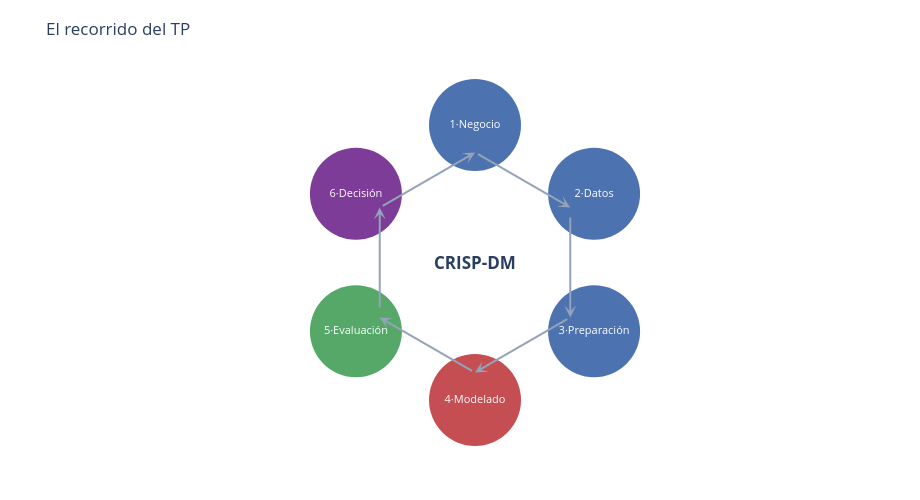

The notebook cell saved with this chart:
### Markdown cell above
## 1 · El camino (CRISP-DM)

Seis fases; la decisión es la última. Pasá el mouse por cada una.

### Code cell
fases=['1·Negocio','2·Datos','3·Preparación','4·Modelado','5·Evaluación','6·Decisión']
mapa=['¿a quién apuntar?','¿confío en los datos?','error vs señal','¿cuántos grupos?','¿quién es cada uno?','el cupón, ¿a quién?']
ang=np.linspace(90,90-360,6,endpoint=False)*np.pi/180; x,y=np.cos(ang),np.sin(ang)
fig=go.Figure()
for i in range(6):
    j=(i+1)%6
    fig.add_annotation(x=x[j]*0.8,y=y[j]*0.8,ax=x[i]*0.8,ay=y[i]*0.8,xref='x',yref='y',axref='x',ayref='y',showarrow=True,arrowhead=3,arrowwidth=2,arrowcolor='#94a3b8')
fig.add_trace(go.Scatter(x=x,y=y,mode='markers+text',text=fases,textposition='middle center',marker=dict(size=92,color=[AZUL,AZUL,AZUL,ROJO,VERDE,'#7d3c98']),textfont=dict(color='white',size=11),hovertext=mapa,hoverinfo='text'))
fig.add_annotation(x=0,y=0,text='<b>CRISP-DM</b>',showarrow=False,font=dict(size=17))
fig.update_layout(title='El recorrido del TP',showlegend=False,xaxis=dict(visible=False,range=[-1.45,1.45]),yaxis=dict(visible=False,range=[-1.4,1.4],scaleanchor='x'))
fijar(fig,500); fig.show()

### Figure 1 — Plotly figure (JSON) as saved in the notebook; plotly's stock layout.template omitted (floating-point values rounded to 4 significant figures)
{"data": [{"hoverinfo": "text", "hovertext": ["¿a quién apuntar?", "¿confío en los datos?", "error vs señal", "¿cuántos grupos?", "¿quién es cada uno?", "el cupón, ¿a quién?"], "marker": {"color": ["#4C72B0", "#4C72B0", "#4C72B0", "#C44E52", "#55A868", "#7d3c98"], "size": 92}, "mode": "markers+text", "text": ["1·Negocio", "2·Datos", "3·Preparación", "4·Modelado", "5·Evaluación", "6·Decisión"], "textfont": {"color": "white", "size": 11}, "textposition": "middle center", "type": "scatter", "x": [6.123e-17, 0.866, 0.866, 6.123e-17, -0.866, -0.866], "y": [1.0, 0.5, -0.5, -1.0, -0.5, 0.5]}], "layout": {"annotations": [{"arrowcolor": "#94a3b8", "arrowhead": 3, "arrowwidth": 2, "ax": 4.899e-17, "axref": "x", "ay": 0.8, "ayref": "y", "showarrow": true, "x": 0.6928, "xref": "x", "y": 0.4, "yref": "y"}, {"arrowcolor": "#94a3b8", "arrowhead": 3, "arrowwidth": 2, "ax": 0.6928, "axref": "x", "ay": 0.4, "ayref": "y", "showarrow": true, "x": 0.6928, "xref": "x", "y": -0.4, "yref": "y"}, {"arrowcolor": "#94a3b8", "arrowhead": 3, "arrowwidth": 2, "ax": 0.6928, "axref": "x", "ay": -0.4, "ayref": "y", "showarrow": true, "x": 4.899e-17, "xref": "x", "y": -0.8, "yref": "y"}, {"arrowcolor": "#94a3b8", "arrowhead": 3, "arrowwidth": 2, "ax": 4.899e-17, "axref": "x", "ay": -0.8, "ayref": "y", "showarrow": true, "x": -0.6928, "xref": "x", "y": -0.4, "yref": "y"}, {"arrowcolor": "#94a3b8", "arrowhead": 3, "arrowwidth": 2, "ax": -0.6928, "axref": "x", "ay": -0.4, "ayref": "y", "showarrow": true, "x": -0.6928, "xref": "x", "y": 0.4, "yref": "y"}, {"arrowcolor": "#94a3b8", "arrowhead": 3, "arrowwidth": 2, "ax": -0.6928, "axref": "x", "ay": 0.4, "ayref": "y", "showarrow": true, "x": 4.899e-17, "xref": "x", "y": 0.8, "yref": "y"}, {"font": {"size": 17}, "showarrow": false, "text": "<b>CRISP-DM</b>", "x": 0, "y": 0}], "autosize": false, "height": 500, "margin": {"b": 45, "l": 60, "r": 30, "t": 70}, "showlegend": false, "title": {"text": "El recorrido del TP"}, "width": 920, "xaxis": {"range": [-1.45, 1.45], "visible": false}, "yaxis": {"range": [-1.4, 1.4], "scaleanchor": "x", "visible": false}}}
